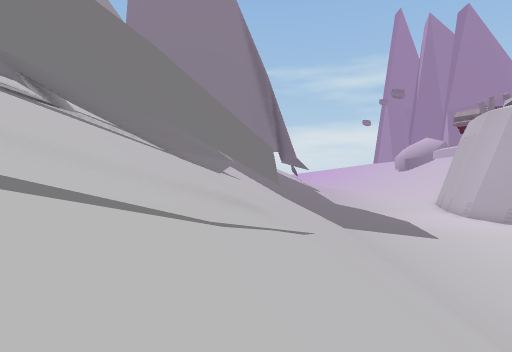
view 1 (above)

21 first-person views from a walk through a Unity game level. The camera is 1.4 m above the floor, looks level and sees 80° across. The floor is counted in squares, 2 m on a side. Each view is taken from the middle of a square. On the plan, view 1 faces up. The plan holds only what a view shows up to about 10 squares ahead; the rest is blank. The place goes on beyond the plan. The player is left out. Some surface patterns are stand-ins.

view 2
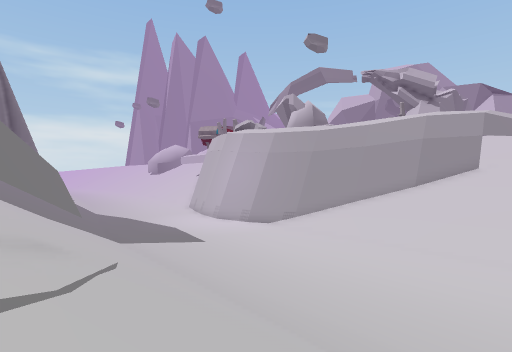

view 3
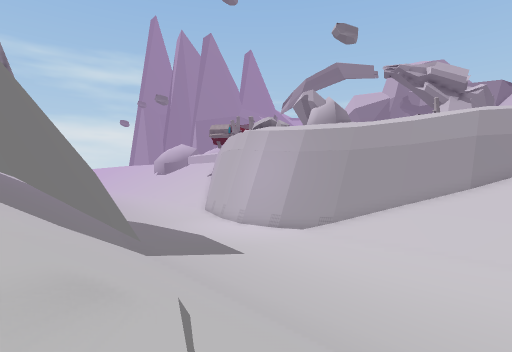

view 4
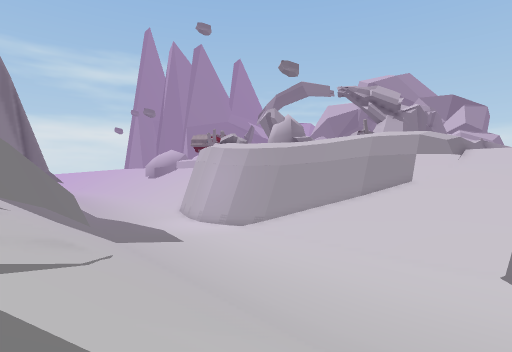

view 5
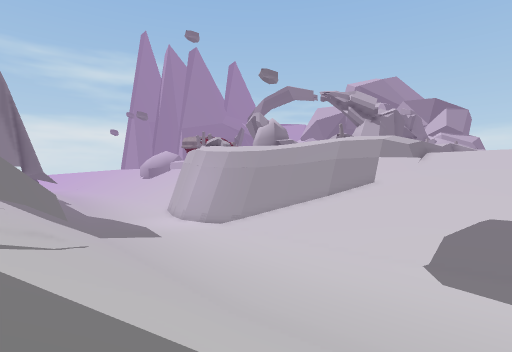

view 6
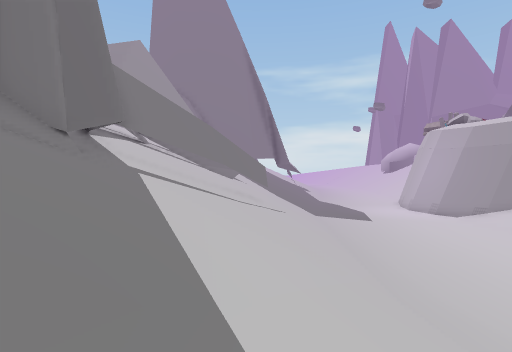

view 7
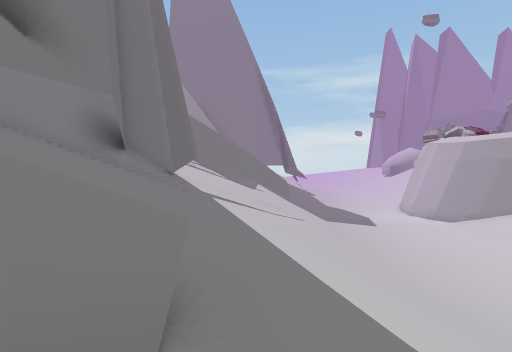

view 8
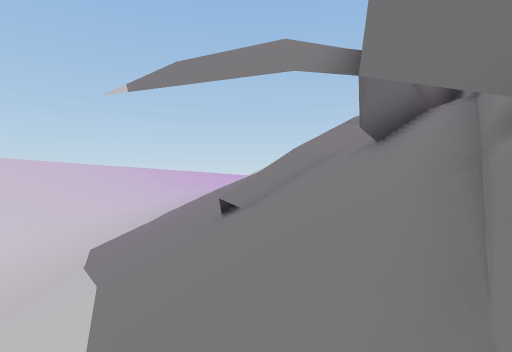

view 9
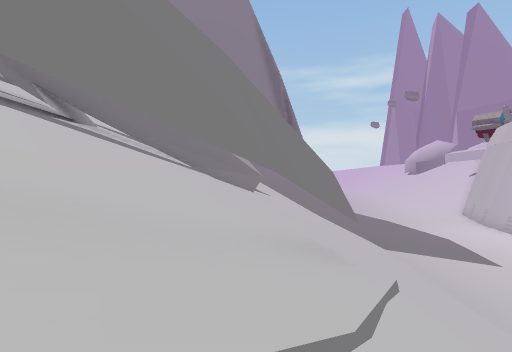

view 10
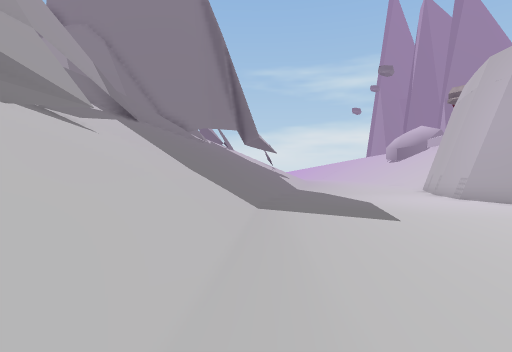

view 11
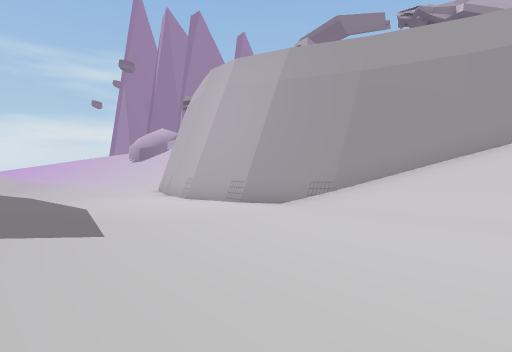

view 12
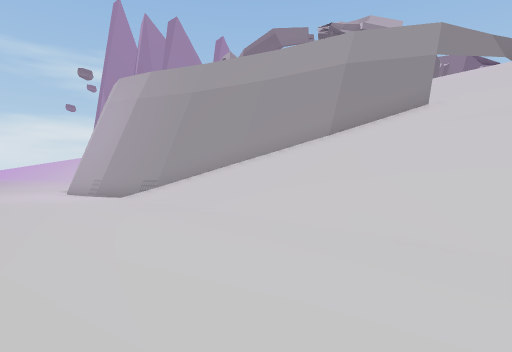

view 13
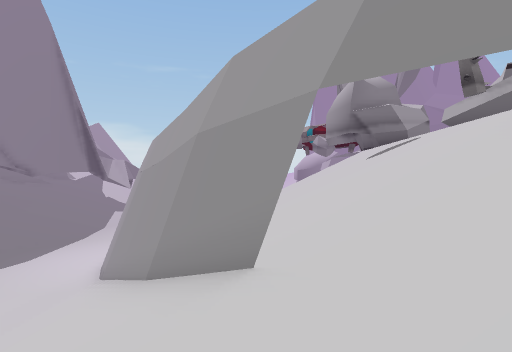

view 14
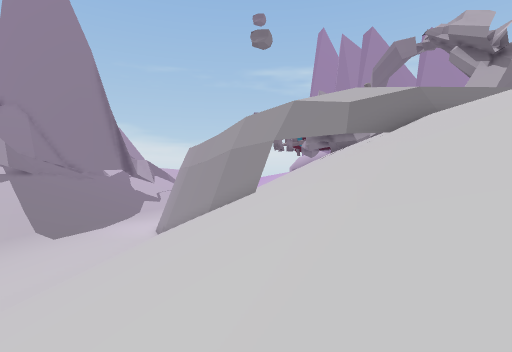

view 15
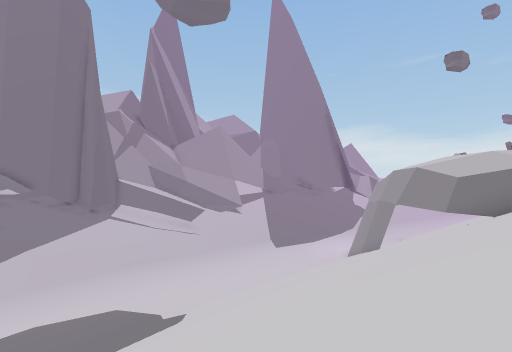

view 16
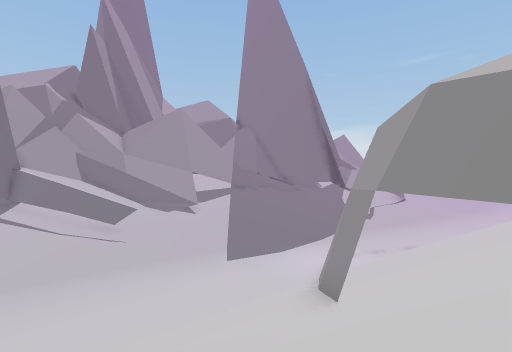

view 17
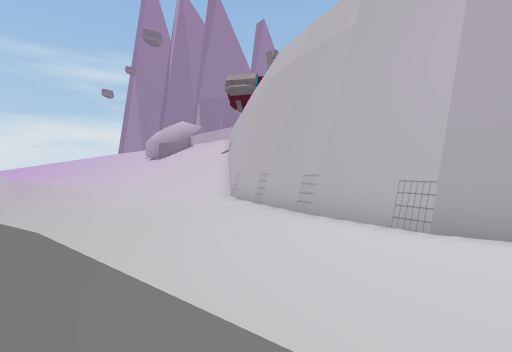

view 18
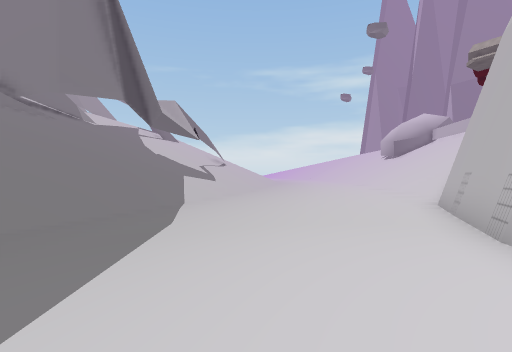

view 19
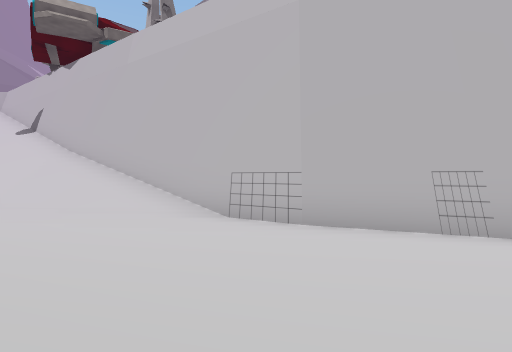

view 20
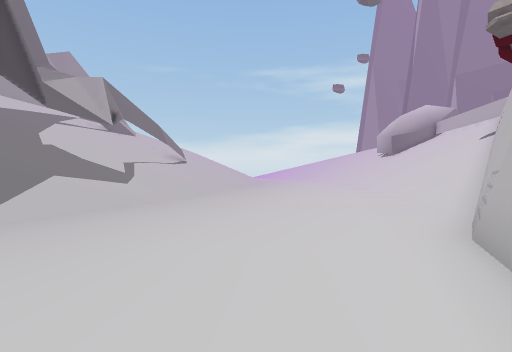

view 21
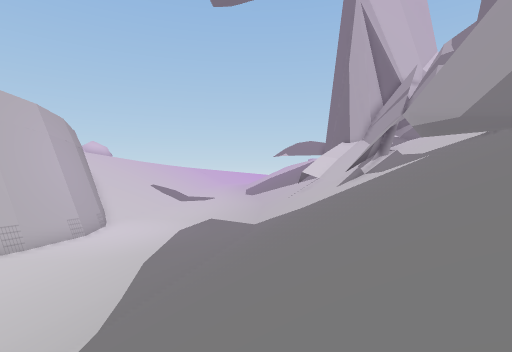

### Floor plan
Key: @ floor where view 1 was taken; # wall or solid block; x gap in a wall; . main floor; : floor 5.75 m higher than the main floor; + floor 8 m higher than the main floor; * floor 9 m higher than the main floor; / step, stairs or slope; = window, fence, low wall or low ledge; ^ raised ledge.
Columns run from 7 left of view 1 to 21 right of it. Each row starts with its distance up from view 1.
 26          x////.......//##
 25           ////.......//#/
 24          /////......./##
 23          ////......./##
 22       #//////.......##
 21       ///////......##/
 20       ///////......#/
 19       //////......##
 18      ///////......#
 17     #/ /////.....##
 16     #///////.....#
 15    //://///......#
 14    ////////......#
 13     ///////.....#
 12      //////.....#
 11       #///.......#    //
 10      #=///.......#/  /////*
  9   //##////......./# //////* #
  8  ///#/////......./#///////* #
  7  //##/////.......//#//////*
  6   ##/  #//.......///#/////*
  5   #/   #//.......///#/////*
  4       ##//.......////#////*
  3     =##///......./////#///
  2     ##////.......//////#//
  1     # ////.......///////##^^^
  0    ##//@//......./////////*
 -1   ###/////......./////////*
 -2   =##/////......./////////*
 -3   #/#/////......./////////*
 -4   ##////// ......//////////
 -5  ###//////    ...  ////////
 -6  ##///////.   ..      /
 -7 ##+// /////               /

Positions as (right, up) in squares from view 1, and headings:
1: (0, 0), facing up
2: (-1, 0), facing up-right
3: (-1, 2), facing up-right
4: (-2, -3), facing up-right
5: (-2, -5), facing up-right
6: (0, -5), facing up
7: (-1, -7), facing up
8: (-2, 0), facing down
9: (-1, 1), facing up
10: (3, 4), facing up
11: (4, 5), facing up-right
12: (6, 0), facing up-right
13: (15, 0), facing up
14: (15, -6), facing up
15: (19, -7), facing up-left
16: (17, -1), facing up-left
17: (5, 12), facing up-right
18: (7, 12), facing up
19: (7, 20), facing right
20: (9, 16), facing up
21: (3, 24), facing down
